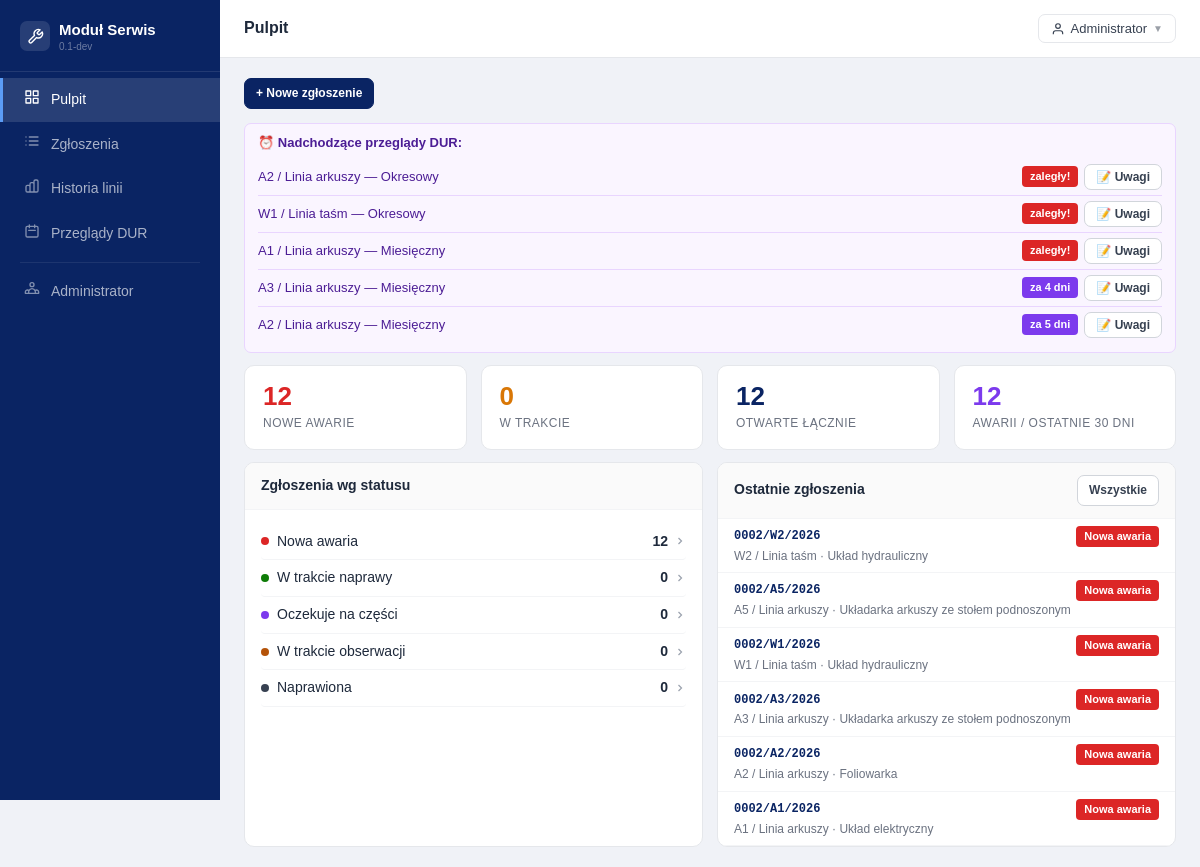
/index.php?route=dashboard (signed in), run on the app's committed database.
### tables this page shows
CREATE TABLE IF NOT EXISTS `maintenance_schedules` (
    `id` INT UNSIGNED NOT NULL AUTO_INCREMENT,
    `production_line_id` INT UNSIGNED NOT NULL,
    `template_id` INT UNSIGNED NULL,
    `review_type` ENUM(
        'weekly',
        'monthly',
        'quarterly',
        'biannual',
        'annual',
        'ad_hoc',
        'periodic'
    ) NOT NULL,
    `interval_days` INT UNSIGNED NOT NULL DEFAULT 30,
    `next_due_date` DATE NULL,
    `is_active` TINYINT(1) NOT NULL DEFAULT 1,
    `created_at` DATETIME NOT NULL DEFAULT CURRENT_TIMESTAMP,
    `updated_at` DATETIME NOT NULL DEFAULT CURRENT_TIMESTAMP ON UPDATE CURRENT_TIMESTAMP,
    PRIMARY KEY (`id`),
    KEY `idx_sched_line` (`production_line_id`),
    KEY `idx_sched_due` (`next_due_date`),
    CONSTRAINT `fk_sched_line` FOREIGN KEY (`production_line_id`) REFERENCES `production_lines` (`id`),
    CONSTRAINT `fk_sched_template` FOREIGN KEY (`template_id`) REFERENCES `maintenance_templates` (`id`) ON DELETE SET NULL
);

CREATE TABLE IF NOT EXISTS `production_lines` (
    `id` INT UNSIGNED NOT NULL AUTO_INCREMENT,
    `name` VARCHAR(150) NOT NULL,
    `prefix` VARCHAR(10) NOT NULL,
    `description` TEXT NULL,
    `is_active` TINYINT(1) NOT NULL DEFAULT 1,
    `created_at` DATETIME NOT NULL DEFAULT CURRENT_TIMESTAMP,
    `updated_at` DATETIME NOT NULL DEFAULT CURRENT_TIMESTAMP ON UPDATE CURRENT_TIMESTAMP,
    PRIMARY KEY (`id`),
    UNIQUE KEY `uq_line_prefix` (`prefix`),
    KEY `idx_lines_active` (`is_active`)
);

CREATE TABLE IF NOT EXISTS `settings` (
    `id` INT UNSIGNED NOT NULL AUTO_INCREMENT,
    `skey` VARCHAR(100) NOT NULL,
    `svalue` TEXT NULL,
    `label` VARCHAR(200) NOT NULL,
    `created_at` DATETIME NOT NULL DEFAULT CURRENT_TIMESTAMP,
    `updated_at` DATETIME NOT NULL DEFAULT CURRENT_TIMESTAMP ON UPDATE CURRENT_TIMESTAMP,
    PRIMARY KEY (`id`),
    UNIQUE KEY `uq_settings_key` (`skey`)
);

CREATE TABLE IF NOT EXISTS `failure_statuses` (
    `id` INT UNSIGNED NOT NULL AUTO_INCREMENT,
    `label` VARCHAR(150) NOT NULL,
    `color` VARCHAR(7) NOT NULL DEFAULT '#6c757d',
    `sort_order` INT UNSIGNED NOT NULL DEFAULT 0,
    `is_initial` TINYINT(1) NOT NULL DEFAULT 0,
    `is_final` TINYINT(1) NOT NULL DEFAULT 0,
    `is_observed` TINYINT(1) NOT NULL DEFAULT 0,
    `is_active` TINYINT(1) NOT NULL DEFAULT 1,
    `created_at` DATETIME NOT NULL DEFAULT CURRENT_TIMESTAMP,
    `updated_at` DATETIME NOT NULL DEFAULT CURRENT_TIMESTAMP ON UPDATE CURRENT_TIMESTAMP,
    PRIMARY KEY (`id`),
    KEY `idx_status_order` (`sort_order`),
    KEY `idx_status_initial` (`is_initial`),
    KEY `idx_status_active` (`is_active`)
);

CREATE TABLE IF NOT EXISTS `failures` (
    `id` INT UNSIGNED NOT NULL AUTO_INCREMENT,
    `ticket_number` VARCHAR(30) NOT NULL,
    `production_line_id` INT UNSIGNED NOT NULL,
    `subsystem_id` INT UNSIGNED NULL,
    `symptom_id` INT UNSIGNED NULL,
    `other_symptom` TINYINT(1) NOT NULL DEFAULT 0,
    `category_id` INT UNSIGNED NULL,
    `status_id` INT UNSIGNED NOT NULL,
    `dictionary_item_id` INT UNSIGNED NULL,
    `other_failure` TINYINT(1) NOT NULL DEFAULT 0,
    `mechanic_note` TEXT NULL,
    `reporter_acronym` VARCHAR(10) NULL,
    `reporter_name` VARCHAR(150) NULL,
    `reporter_user_id` INT UNSIGNED NULL,
    `description` TEXT NULL,
    `closed_at` DATETIME NULL,
    `observation_started_at` DATETIME NULL,
    `observation_until` DATETIME NULL,
    `created_at` DATETIME NOT NULL DEFAULT CURRENT_TIMESTAMP,
    `updated_at` DATETIME NOT NULL DEFAULT CURRENT_TIMESTAMP ON UPDATE CURRENT_TIMESTAMP,
    PRIMARY KEY (`id`),
    UNIQUE KEY `uq_ticket` (`ticket_number`),
    KEY `idx_failures_line` (`production_line_id`),
    KEY `idx_failures_subsystem` (`subsystem_id`),
    KEY `idx_failures_symptom` (`symptom_id`),
    KEY `idx_failures_category` (`category_id`),
    KEY `idx_failures_status` (`status_id`),
    KEY `idx_failures_reporter_user` (`reporter_user_id`),
    KEY `idx_failures_created` (`created_at`),
    KEY `idx_failures_closed` (`closed_at`),
    CONSTRAINT `fk_failures_line` FOREIGN KEY (`production_line_id`) REFERENCES `production_lines` (`id`),
    CONSTRAINT `fk_failures_subsystem` FOREIGN KEY (`subsystem_id`) REFERENCES `line_subsystems` (`id`) ON DELETE SET NULL,
    CONSTRAINT `fk_failures_symptom` FOREIGN KEY (`symptom_id`) REFERENCES `failure_symptoms` (`id`) ON DELETE SET NULL,
    CONSTRAINT `fk_failures_category` FOREIGN KEY (`category_id`) REFERENCES `failure_categories` (`id`) ON DELETE SET NULL,
    CONSTRAINT `fk_failures_status` FOREIGN KEY (`status_id`) REFERENCES `failure_statuses` (`id`),
    CONSTRAINT `fk_failures_dict` FOREIGN KEY (`dictionary_item_id`) REFERENCES `failure_dictionary` (`id`) ON DELETE SET NULL,
    CONSTRAINT `fk_failures_reporter_user` FOREIGN KEY (`reporter_user_id`) REFERENCES `users` (`id`) ON DELETE SET NULL
);

CREATE TABLE IF NOT EXISTS `line_subsystems` (
    `id` INT UNSIGNED NOT NULL AUTO_INCREMENT,
    `production_line_id` INT UNSIGNED NOT NULL,
    `name` VARCHAR(150) NOT NULL,
    `sort_order` INT UNSIGNED NOT NULL DEFAULT 0,
    `is_active` TINYINT(1) NOT NULL DEFAULT 1,
    `created_at` DATETIME NOT NULL DEFAULT CURRENT_TIMESTAMP,
    PRIMARY KEY (`id`),
    KEY `idx_sub_line` (`production_line_id`),
    KEY `idx_sub_active` (`is_active`),
    CONSTRAINT `fk_sub_line` FOREIGN KEY (`production_line_id`) REFERENCES `production_lines` (`id`) ON DELETE CASCADE
);

### templates/shared/dashboard.php (the view, shortened to what the rows shown need)
<?php
$typeLabels = [];
$noteCounts    = $noteCounts ?? [];
try {
  $tl = (new \App\Models\SettingsModel())->get('dur_type_labels');
  if ($tl) $typeLabels = json_decode($tl, true) ?? [];
} catch (\Throwable $e) {
}
require BASE_PATH . '/templates/shared/header.php';
?>
<?php if ($upcoming): ?>
  <div class="alert alert-v mb2">
    <?php foreach ($upcoming as $u):
      $dl        = (int)$u['days_left'];
      $bc        = $dl <= 0 ? '#dc2626' : ($dl <= 3 ? '#d97706' : '#7c3aed');
      $bl        = $dl <= 0 ? 'zaległy!' : 'za ' . $dl . ' dni';
      $noteCount = (int)($noteCounts[$u['id']] ?? 0);
    ?>
      <div class="dur-up-item" style="display:flex;align-items:center;justify-content:space-between;flex-wrap:wrap;gap:6px;">
        <span><?= Helpers::e($u['line_name']) ?> — <?= Helpers::reviewTypeLabel($u['review_type'], $typeLabels) ?></span>
        <div style="display:flex;align-items:center;gap:6px;flex-shrink:0;">
          <span class="badge" style="background:<?= $bc ?>;color:#fff;"><?= $bl ?></span>
          <button
            type="button"
            class="btn btn-sm"
            id="notes-btn-<?= (int)$u['id'] ?>"
            style="position:relative;<?= $noteCount > 0 ? 'padding-right:22px;' : '' ?>"
            onclick="openNotesModal(
          <?= (int)$u['id'] ?>,
          '<?= Helpers::e(addslashes($u['line_name'])) ?>',
          '<?= Helpers::e(addslashes(Helpers::reviewTypeLabel($u['review_type'], $typeLabels))) ?>'
        )">
            📝 Uwagi
          </button>
        </div>
      </div>
    <?php endforeach; ?>
  </div>
<?php endif; ?>
<div class="g2">
  <div class="card">
    <div class="card-body">
      <?php foreach ($byStatus as $sid => $s): ?>
        <a href="<?= BASE_URL ?>/index.php?route=failures&status_id=<?= (int)$sid ?>"
          style="display:flex;align-items:center;justify-content:space-between;padding:7px 0;border-bottom:1px solid #f3f4f6;text-decoration:none;color:inherit;border-radius:4px;transition:background .12s,padding-left .12s;cursor:pointer;"
          onmouseover="this.style.background='#eff2ff';this.style.paddingLeft='6px'"
          onmouseout="this.style.background='';this.style.paddingLeft='0'">
          <div style="display:flex;align-items:center;gap:8px;">
            <span class="dot" style="background:<?= Helpers::e($s['color']) ?>;"></span>
            <?= Helpers::e($s['label']) ?>
          </div>
          <div style="display:flex;align-items:center;gap:6px;">
            <strong><?= (int)$s['count'] ?></strong>
            <svg width="12" height="12" fill="none" stroke="#9ca3af" stroke-width="2.5" viewBox="0 0 24 24">
              <path d="M9 18l6-6-6-6" />
            </svg>
          </div>
        </a>
      <?php endforeach; ?>
    </div>
  </div>
  <div class="card">
    <?php foreach ($recent as $f): ?>
      <div style="padding:7px 16px;border-bottom:1px solid #f3f4f6;">
        <div style="display:flex;align-items:center;justify-content:space-between;">
          <a href="<?= BASE_URL ?>/index.php?route=failure_detail&id=<?= $f['id'] ?>" class="fw6 fs-sm mono">
            <?= Helpers::e($f['ticket_number']) ?>
          </a>
          <span class="badge" style="background:<?= Helpers::e($f['status_color']) ?>;color:#fff;">
            <?= Helpers::e($f['status_label']) ?>
          </span>
        </div>
        <div class="muted fs-sm">
          <?= Helpers::e($f['line_name']) ?>
          <?= $f['subsystem_name'] ? ' · ' . Helpers::e($f['subsystem_name']) : '' ?>
        </div>
      </div>
    <?php endforeach; ?>
  </div>
</div>
<?php require BASE_PATH . '/templates/shared/footer.php'; ?>

### data on the page
maintenance_schedules: production_line.name "A2 / Linia arkuszy", review_type.svalue "Okresowy", bl "zaległy!"
maintenance_schedules: production_line.name "W1 / Linia taśm", review_type.svalue "Okresowy", bl "zaległy!"
maintenance_schedules: production_line.name "A1 / Linia arkuszy", review_type.svalue "Miesięczny", bl "zaległy!"
maintenance_schedules: production_line.name "A3 / Linia arkuszy", review_type.svalue "Miesięczny", bl "za 4 dni"
maintenance_schedules: production_line.name "A2 / Linia arkuszy", review_type.svalue "Miesięczny", bl "za 5 dni"
failure_statuses: label "W trakcie naprawy", count "0"
failure_statuses: label "Oczekuje na części", count "0"
failure_statuses: label "W trakcie obserwacji", count "0"
failure_statuses: label "Naprawiona", count "0"
failures: ticket_number "0002/W2/2026", status.label "Nowa awaria", production_line.name "W2 / Linia taśm", subsystem.name "Układ hydrauliczny"
failures: ticket_number "0002/A5/2026", status.label "Nowa awaria", production_line.name "A5 / Linia arkuszy", subsystem.name "Układarka arkuszy ze stołem podnoszonym"
failures: ticket_number "0002/W1/2026", status.label "Nowa awaria", production_line.name "W1 / Linia taśm", subsystem.name "Układ hydrauliczny"
failures: ticket_number "0002/A3/2026", status.label "Nowa awaria", production_line.name "A3 / Linia arkuszy", subsystem.name "Układarka arkuszy ze stołem podnoszonym"
failures: ticket_number "0002/A2/2026", status.label "Nowa awaria", production_line.name "A2 / Linia arkuszy", subsystem.name "Foliowarka"
failures: ticket_number "0002/A1/2026", status.label "Nowa awaria", production_line.name "A1 / Linia arkuszy", subsystem.name "Układ elektryczny"

### other printed values
$appName "Moduł Serwis"
$appVersion "0.1-dev"
Helpers::e($item['label']) "Pulpit"
Helpers::e($item['label']) "Zgłoszenia"
Helpers::e($item['label']) "Historia linii"
Helpers::e($item['label']) "Przeglądy DUR"
Helpers::e($item['label']) "Administrator"
Helpers::e($pageTitle ?? 'Moduł Serwis') "Pulpit"
Helpers::e($user['name']) "Administrator"
$stats['new_count'] "12"
$stats['progress_count'] "0"
$stats['open_count'] "12"
$last30Count "12"
Helpers::e($s['label']) "Nowa awaria"
$s['count'] "12"
